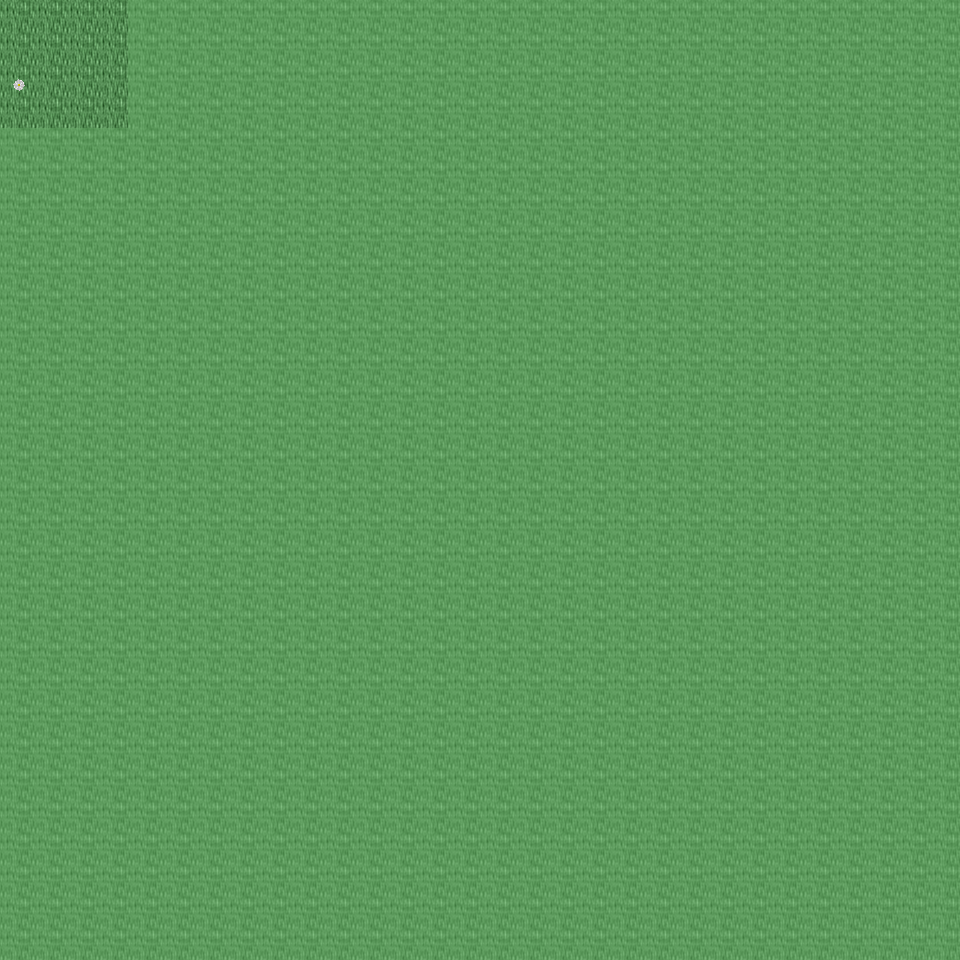

A level layout from a 2D game, rendered from its tile map. Below: a short description, then the map file with tile-grid data replaced by summaries:
An orthogonal 30x30 tile map with 32x32 px tiles, 6 tile layers (Ground, Object, Object2, Above, ...), 61 tilesets and 2 objects (2x mapchange).

<map version="1.0" orientation="orthogonal" renderorder="right-down" width="30" height="30" tilewidth="32" tileheight="32" nextobjectid="3">
  <tileset firstgid="1" name="tileset_ground_ground" tilewidth="32" tileheight="32" tilecount="33" columns="3">
    <image source="../drawable/tileset_ground_ground.png" width="96" height="352" />
  </tileset>
  <tileset firstgid="34" name="tileset_ground_ground_2" tilewidth="32" tileheight="32" tilecount="4" columns="4">
    <image source="../drawable/tileset_ground_ground_2.png" width="128" height="32" />
  </tileset>
  <tileset firstgid="38" name="tileset_building_wall_wall_brown" tilewidth="32" tileheight="32" tilecount="12" columns="3">
    <image source="../drawable/tileset_building_wall_wall_brown.png" width="96" height="128" />
  </tileset>
  <tileset firstgid="50" name="tileset_building_roof_green" tilewidth="32" tileheight="32" tilecount="20" columns="5">
    <image source="../drawable/tileset_building_roof_green.png" width="160" height="128" />
  </tileset>
  <tileset firstgid="70" name="tileset_building_roof_red" tilewidth="32" tileheight="32" tilecount="20" columns="5">
    <image source="../drawable/tileset_building_roof_red.png" width="160" height="128" />
  </tileset>
  <tileset firstgid="90" name="tileset_building_roof_blue" tilewidth="32" tileheight="32" tilecount="20" columns="5">
    <image source="../drawable/tileset_building_roof_blue.png" width="160" height="128" />
  </tileset>
  <tileset firstgid="110" name="tileset_ground_cobbled_paving" tilewidth="32" tileheight="32" tilecount="1" columns="1">
    <image source="../drawable/tileset_ground_cobbled_paving.png" width="32" height="32" />
  </tileset>
  <tileset firstgid="111" name="tileset_plant_flower_daisy_white" tilewidth="32" tileheight="32" tilecount="8" columns="2">
    <image source="../drawable/tileset_plant_flower_daisy_white.png" width="64" height="128" />
  </tileset>
  <tileset firstgid="119" name="tileset_ground_ridge_earth_pale" tilewidth="32" tileheight="32" tilecount="96" columns="12">
    <image source="../drawable/tileset_ground_ridge_earth_pale.png" width="384" height="256" />
  </tileset>
  <tileset firstgid="215" name="tileset_ground_grass_edges" tilewidth="32" tileheight="32" tilecount="36" columns="12">
    <image source="../drawable/tileset_ground_grass_edges.png" width="384" height="96" />
  </tileset>
  <tileset firstgid="251" name="tileset_ground_grass_corners" tilewidth="32" tileheight="32" tilecount="24" columns="6">
    <image source="../drawable/tileset_ground_grass_corners.png" width="192" height="128" />
  </tileset>
  <tileset firstgid="275" name="tileset_building_wall_stone" tilewidth="32" tileheight="32" tilecount="12" columns="3">
    <image source="../drawable/tileset_building_wall_stone.png" width="96" height="128" />
  </tileset>
  <tileset firstgid="287" name="tileset_building_door_door_n" tilewidth="32" tileheight="32" tilecount="6" columns="3">
    <image source="../drawable/tileset_building_door_door_n.png" width="96" height="64" />
  </tileset>
  <tileset firstgid="293" name="tileset_plant_bush_hedge" tilewidth="32" tileheight="32" tilecount="35" columns="5">
    <image source="../drawable/tileset_plant_bush_hedge.png" width="160" height="224" />
  </tileset>
  <tileset firstgid="328" name="tileset_plant_flower_daisy_blue" tilewidth="32" tileheight="32" tilecount="8" columns="2">
    <image source="../drawable/tileset_plant_flower_daisy_blue.png" width="64" height="128" />
  </tileset>
  <tileset firstgid="336" name="tileset_plant_flower_daisy_yellow" tilewidth="32" tileheight="32" tilecount="8" columns="2">
    <image source="../drawable/tileset_plant_flower_daisy_yellow.png" width="64" height="128" />
  </tileset>
  <tileset firstgid="344" name="tileset_plant_flower_daisy_red" tilewidth="32" tileheight="32" tilecount="8" columns="2">
    <image source="../drawable/tileset_plant_flower_daisy_red.png" width="64" height="128" />
  </tileset>
  <tileset firstgid="352" name="tileset_plant_grasses" tilewidth="32" tileheight="32" tilecount="6" columns="3">
    <image source="../drawable/tileset_plant_grasses.png" width="96" height="64" />
  </tileset>
  <tileset firstgid="358" name="tileset_building_fence_fence_chunky" tilewidth="32" tileheight="32" tilecount="21" columns="3">
    <image source="../drawable/tileset_building_fence_fence_chunky.png" width="96" height="224" />
  </tileset>
  <tileset firstgid="379" name="tileset_building_window_window_left" tilewidth="32" tileheight="32" tilecount="2" columns="2">
    <image source="../drawable/tileset_building_window_window_left.png" width="64" height="32" />
  </tileset>
  <tileset firstgid="381" name="tileset_building_window_window_right" tilewidth="32" tileheight="32" tilecount="2" columns="2">
    <image source="../drawable/tileset_building_window_window_right.png" width="64" height="32" />
  </tileset>
  <tileset firstgid="383" name="tileset_plant_leaves" tilewidth="32" tileheight="32" tilecount="8" columns="4">
    <image source="../drawable/tileset_plant_leaves.png" width="128" height="64" />
  </tileset>
  <tileset firstgid="391" name="tileset_ground_rock_rocks_2" tilewidth="32" tileheight="32" tilecount="4" columns="2">
    <image source="../drawable/tileset_ground_rock_rocks_2.png" width="64" height="64" />
  </tileset>
  <tileset firstgid="395" name="tileset_plant_bush_bushes" tilewidth="32" tileheight="32" tilecount="10" columns="5">
    <image source="../drawable/tileset_plant_bush_bushes.png" width="160" height="64" />
  </tileset>
  <tileset firstgid="405" name="tileset_plant_tree_tree_darkgreen" tilewidth="32" tileheight="32" tilecount="88" columns="8">
    <image source="../drawable/tileset_plant_tree_tree_darkgreen.png" width="256" height="352" />
  </tileset>
  <tileset firstgid="493" name="tileset_building_window_window_long" tilewidth="32" tileheight="32" tilecount="3" columns="3">
    <image source="../drawable/tileset_building_window_window_long.png" width="96" height="32" />
  </tileset>
  <tileset firstgid="496" name="tileset_furniture_table_table_with_hob" tilewidth="32" tileheight="32" tilecount="5" columns="5">
    <image source="../drawable/tileset_furniture_table_table_with_hob.png" width="160" height="32" />
  </tileset>
  <tileset firstgid="501" name="tileset_furniture_chair_wooden" tilewidth="32" tileheight="32" tilecount="5" columns="5">
    <image source="../drawable/tileset_furniture_chair_wooden.png" width="160" height="32" />
  </tileset>
  <tileset firstgid="506" name="tileset_item_chest_large" tilewidth="32" tileheight="32" tilecount="8" columns="4">
    <image source="../drawable/tileset_item_chest_large.png" width="128" height="64" />
  </tileset>
  <tileset firstgid="514" name="tileset_object_well" tilewidth="32" tileheight="32" tilecount="4" columns="2">
    <image source="../drawable/tileset_object_well.png" width="64" height="64" />
  </tileset>
  <tileset firstgid="518" name="tileset_item_pot_dark_barrel" tilewidth="32" tileheight="32" tilecount="2" columns="1">
    <image source="../drawable/tileset_item_pot_dark_barrel.png" width="32" height="64" />
  </tileset>
  <tileset firstgid="520" name="tileset_building_decoration_banner" tilewidth="32" tileheight="32" tilecount="12" columns="1">
    <image source="../drawable/tileset_building_decoration_banner.png" width="32" height="384" />
  </tileset>
  <tileset firstgid="532" name="tileset_item_pot_pot_burgundy" tilewidth="32" tileheight="32" tilecount="1" columns="1">
    <image source="../drawable/tileset_item_pot_pot_burgundy.png" width="32" height="32" />
  </tileset>
  <tileset firstgid="533" name="tileset_item_statue_green_stone_3" tilewidth="32" tileheight="32" tilecount="3" columns="1">
    <image source="../drawable/tileset_item_statue_green_stone_3.png" width="32" height="96" />
  </tileset>
  <tileset firstgid="536" name="tileset_item_postbox" tilewidth="32" tileheight="32" tilecount="4" columns="2">
    <image source="../drawable/tileset_item_postbox.png" width="64" height="64" />
  </tileset>
  <tileset firstgid="540" name="tileset_ground_ladder_steps" tilewidth="32" tileheight="32" tilecount="6" columns="3">
    <image source="../drawable/tileset_ground_ladder_steps.png" width="96" height="64" />
  </tileset>
  <tileset firstgid="546" name="tileset_item_statue_bird" tilewidth="32" tileheight="32" tilecount="8" columns="2">
    <image source="../drawable/tileset_item_statue_bird.png" width="64" height="128" />
  </tileset>
  <tileset firstgid="554" name="tileset_item_statue_fairypool" tilewidth="32" tileheight="32" tilecount="16" columns="2">
    <image source="../drawable/tileset_item_statue_fairypool.png" width="64" height="256" />
  </tileset>
  <tileset firstgid="570" name="tileset_building_decoration_rocks_2" tilewidth="32" tileheight="32" tilecount="2" columns="1">
    <image source="../drawable/tileset_building_decoration_rocks_2.png" width="32" height="64" />
  </tileset>
  <tileset firstgid="572" name="tileset_item_pot_pot_purple" tilewidth="32" tileheight="32" tilecount="1" columns="1">
    <image source="../drawable/tileset_item_pot_pot_purple.png" width="32" height="32" />
  </tileset>
  <tileset firstgid="573" name="tileset_item_pot_barrel" tilewidth="32" tileheight="32" tilecount="2" columns="1">
    <image source="../drawable/tileset_item_pot_barrel.png" width="32" height="64" />
  </tileset>
  <tileset firstgid="575" name="tileset_building_decoration_chimney_big" tilewidth="32" tileheight="32" tilecount="2" columns="1">
    <image source="../drawable/tileset_building_decoration_chimney_big.png" width="32" height="64" />
  </tileset>
  <tileset firstgid="577" name="tileset_building_decoration_library_banner" tilewidth="32" tileheight="32" tilecount="6" columns="3">
    <image source="../drawable/tileset_building_decoration_library_banner.png" width="96" height="64" />
  </tileset>
  <tileset firstgid="583" name="tileset_building_decoration_chimney" tilewidth="32" tileheight="32" tilecount="2" columns="1">
    <image source="../drawable/tileset_building_decoration_chimney.png" width="32" height="64" />
  </tileset>
  <tileset firstgid="585" name="tileset_plant_bush_large_green" tilewidth="32" tileheight="32" tilecount="9" columns="3">
    <image source="../drawable/tileset_plant_bush_large_green.png" width="96" height="96" />
  </tileset>
  <tileset firstgid="594" name="tileset_plant_mosses" tilewidth="32" tileheight="32" tilecount="16" columns="4">
    <image source="../drawable/tileset_plant_mosses.png" width="128" height="128" />
  </tileset>
  <tileset firstgid="610" name="tileset_item_statue_cross" tilewidth="32" tileheight="32" tilecount="1" columns="1">
    <image source="../drawable/tileset_item_statue_cross.png" width="32" height="32" />
  </tileset>
  <tileset firstgid="611" name="tileset_logic_collision" tilewidth="32" tileheight="32" tilecount="1" columns="1">
    <image source="../drawable/tileset_logic_collision.png" width="32" height="32" />
  </tileset>
  <tileset firstgid="612" name="tileset_building_decoration_coal_fire" tilewidth="32" tileheight="32" tilecount="4" columns="2">
    <image source="../drawable/tileset_building_decoration_coal_fire.png" width="64" height="64" />
  </tileset>
  <tileset firstgid="616" name="tileset_ground_green_paving" tilewidth="32" tileheight="32" tilecount="18" columns="3">
    <image source="../drawable/tileset_ground_green_paving.png" width="96" height="192" />
  </tileset>
  <tileset firstgid="634" name="tileset_building_fence_palisade" tilewidth="32" tileheight="32" tilecount="84" columns="6">
    <image source="../drawable/tileset_building_fence_palisade.png" width="192" height="448" />
  </tileset>
  <tileset firstgid="718" name="tileset_furniture_table_wooden_rectangular" tilewidth="32" tileheight="32" tilecount="9" columns="3">
    <image source="../drawable/tileset_furniture_table_wooden_rectangular.png" width="96" height="96" />
  </tileset>
  <tileset firstgid="727" name="tileset_plant_flower_flowers_mixed" tilewidth="32" tileheight="32" tilecount="16" columns="4">
    <image source="../drawable/tileset_plant_flower_flowers_mixed.png" width="128" height="128" />
  </tileset>
  <tileset firstgid="743" name="tileset_plant_flower_pointed_yellow" tilewidth="32" tileheight="32" tilecount="2" columns="2">
    <image source="../drawable/tileset_plant_flower_pointed_yellow.png" width="64" height="32" />
  </tileset>
  <tileset firstgid="745" name="tileset_plant_tree_pine_tree" tilewidth="32" tileheight="32" tilecount="20" columns="4">
    <image source="../drawable/tileset_plant_tree_pine_tree.png" width="128" height="160" />
  </tileset>
  <tileset firstgid="765" name="tileset_plant_stump_small_stump" tilewidth="32" tileheight="32" tilecount="4" columns="2">
    <image source="../drawable/tileset_plant_stump_small_stump.png" width="64" height="64" />
  </tileset>
  <tileset firstgid="769" name="tileset_plant_tree_pine_tree_2" tilewidth="32" tileheight="32" tilecount="20" columns="4">
    <image source="../drawable/tileset_plant_tree_pine_tree_2.png" width="128" height="160" />
  </tileset>
  <tileset firstgid="789" name="tileset_item_firewood" tilewidth="32" tileheight="32" tilecount="12" columns="3">
    <image source="../drawable/tileset_item_firewood.png" width="96" height="128" />
  </tileset>
  <tileset firstgid="801" name="tileset_furniture_light_lamp_blue" tilewidth="32" tileheight="32" tilecount="3" columns="1">
    <image source="../drawable/tileset_furniture_light_lamp_blue.png" width="32" height="96" />
  </tileset>
  <tileset firstgid="804" name="tileset_item_sign_large" tilewidth="32" tileheight="32" tilecount="15" columns="5">
    <image source="../drawable/tileset_item_sign_large.png" width="160" height="96" />
  </tileset>
  <tileset firstgid="819" name="tileset_plant_bushes_and_trees" tilewidth="32" tileheight="32" tilecount="144" columns="16">
    <image source="../drawable/tileset_plant_bushes_and_trees.png" width="512" height="289" />
  </tileset>
  <layer name="Ground" width="30" height="30">
    <data>[900 cells, 94 non-empty, 2 distinct tile ids]</data>
  </layer>
  <layer name="Object" width="30" height="30">
    <data>[900 cells, 30 non-empty, 9 distinct tile ids]</data>
  </layer>
  <layer name="Object2" width="30" height="30">
    <data>[900 cells, 11 non-empty, 3 distinct tile ids]</data>
  </layer>
  <layer name="Above" width="30" height="30">
    <data>[900 cells, 2 non-empty, 1 distinct tile ids]</data>
  </layer>
  <layer name="Above2" width="30" height="30">
    <data>[900 cells, 0 non-empty, 0 distinct tile ids]</data>
  </layer>
  <layer name="Walkable" width="30" height="30">
    <data>[900 cells, 884 non-empty, 1 distinct tile ids]</data>
  </layer>
  <objectgroup name="MapEvents">
    <object id="1" name="north" type="mapchange" x="0" y="0" width="128" height="32">
      <properties>
        <property name="map" value="0_ados_mountain_n2_w2_x2_y1" />
        <property name="place" value="south" />
      </properties>
    </object>
    <object id="2" name="west" type="mapchange" x="0" y="0" width="32" height="128">
      <properties>
        <property name="map" value="0_ados_mountain_n2_w2_x1_y2" />
        <property name="place" value="east" />
      </properties>
    </object>
  </objectgroup>
</map>
